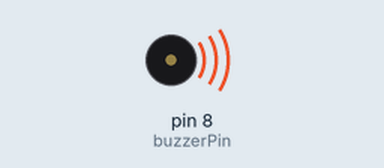
This sketch was run on a simulated Arduino Uno, built with avr-gcc and run on an emulated ATmega328P. Shown: buzzer (waves = sounding).

Above: at 0.3 s.
At 7.6 s:
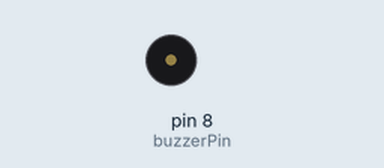
Timing chart, 0 to 11.2 s (numbered marks = the images above):
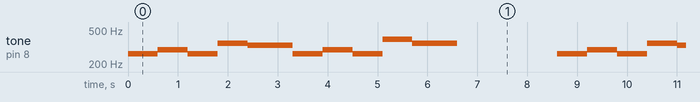

The sketch:

Buzzer.ino
```cpp
// 🎂 Happy Birthday Song using Buzzer 🎵

int buzzerPin = 8;

// Notes
int C = 262;
int D = 294;
int E = 330;
int F = 349;
int G = 392;
int A = 440;

void setup() {
  pinMode(buzzerPin, OUTPUT);
}

void loop() {

  // 🎵 Happy Birthday to You
  tone(buzzerPin, C); delay(300);
  tone(buzzerPin, C); delay(300);
  tone(buzzerPin, D); delay(600);
  tone(buzzerPin, C); delay(600);
  tone(buzzerPin, F); delay(600);
  tone(buzzerPin, E); delay(900);

  // 🎵 Happy Birthday to You
  tone(buzzerPin, C); delay(300);
  tone(buzzerPin, C); delay(300);
  tone(buzzerPin, D); delay(600);
  tone(buzzerPin, C); delay(600);
  tone(buzzerPin, G); delay(600);
  tone(buzzerPin, F); delay(900);

  noTone(buzzerPin);
  delay(2000);
}
```

Measured:
- by itself, tone on pin 8 (buzzerPin): repeats every 8.6 s: 294 Hz 0.60 s, 262 Hz 0.60 s, 349 Hz 0.60 s, 330 Hz 0.90 s, 262 Hz 0.60 s, 294 Hz 0.60 s, 262 Hz 0.60 s, 392 Hz 0.60 s, 349 Hz 0.90 s, silent 2.0 s, 262 Hz 0.60 s
